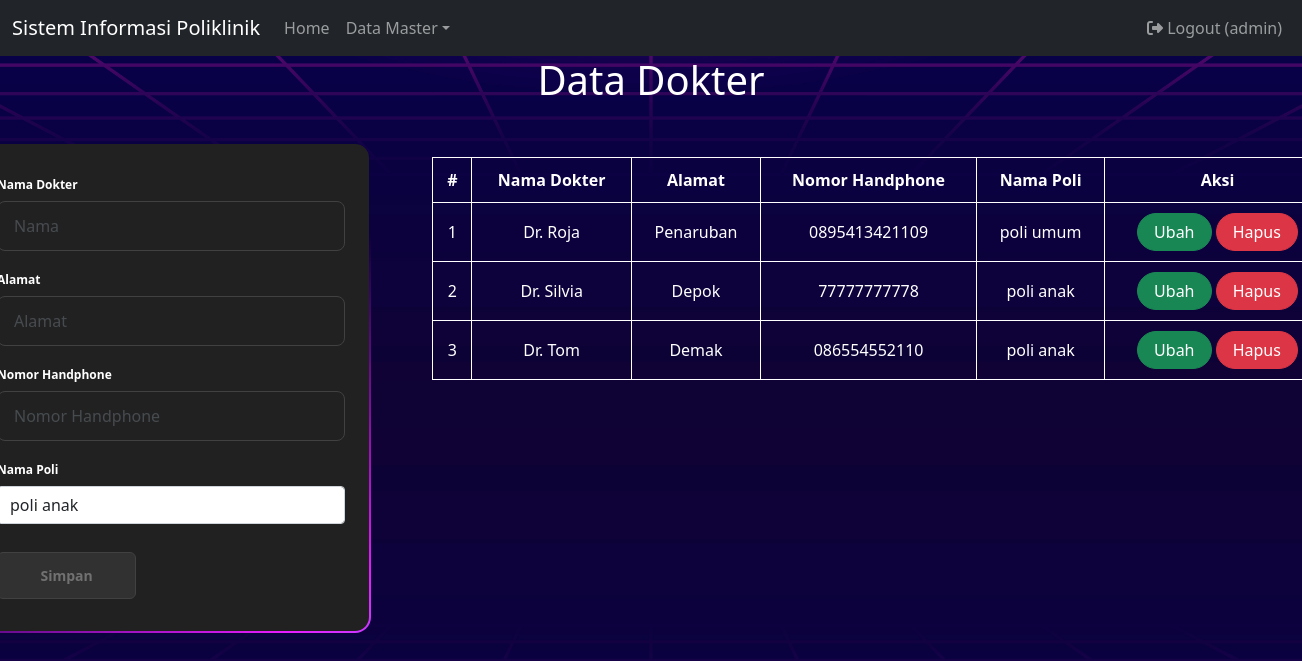
/index.php?page=dokter (signed in), run on the app's committed database.
### tables this page shows
CREATE TABLE `dokter` (
  `id` int(11) UNSIGNED NOT NULL,
  `nama` varchar(255) DEFAULT NULL,
  `alamat` varchar(255) DEFAULT NULL,
  `no_hp` varchar(50) DEFAULT NULL,
  `id_poli` int(11) UNSIGNED NOT NULL
);

CREATE TABLE `poli` (
  `id` int(11) UNSIGNED NOT NULL,
  `nama_poli` varchar(25) NOT NULL,
  `keterangan` text NOT NULL
);

### dokter.php (the view, shortened to what this page needs)
<?php
include 'koneksi.php';
$nama = '';
$alamat = '';
$no_hp = '';
$id_poli = '';
?>
<div class="container">
    <div class="header">
        <h1>Data Dokter</h1>
    </div>
    <div class="row">
        <div class="col-md-3">
            <div class="form-container">
                <form class="form" method="POST" action="" name="myForm" onsubmit="return(validate());">
                    <div class="form-group">
                        <label for="inputNama" class="form-label fw-bold">Nama Dokter</label>
                        <input type="text" class="form-control" name="nama" id="inputNama" placeholder="Nama" value="<?php echo $nama ?>">
                    </div>
                    <div class="form-group">
                        <label for="inputAlamat" class="form-label fw-bold">Alamat</label>
                        <input type="text" class="form-control" name="alamat" id="inputAlamat" placeholder="Alamat" value="<?php echo $alamat ?>">
                    </div>
                    <div class="form-group">
                        <label for="inputNo_hp" class="form-label fw-bold">Nomor Handphone</label>
                        <input type="text" class="form-control" name="no_hp" id="inputNo_hp" placeholder="Nomor Handphone" value="<?php echo $no_hp ?>">
                    </div>
                    <div class="form-group">
                        <label for="inputNama" class="form-label fw-bold">Nama Poli</label>
                        <select class="form-control" name="id_poli">
                            <?php
                            $poli = mysqli_query($mysqli, "SELECT * FROM poli");
                            while ($data = mysqli_fetch_array($poli)) {
                                $selected = ($data['id'] == $id_poli) ? 'selected="selected"' : '';
                                ?>
                                <option value="<?php echo $data['id'] ?>" <?php echo $selected ?>><?php echo $data['nama_poli'] ?></option>
                            <?php
                            }
                            ?>
                        </select>
                    </div>
                    <div class="form-group">
                        <button type="submit" class="form-submit-btn" name="simpan">Simpan</button>
                    </div>
                </form>
            </div>
        </div>
        <div class="col-md-8 table-container">
            <table class="custom-table table-hover">
                <thead>
                    <tr>
                        <th scope="col">#</th>
                        <th scope="col">Nama Dokter</th>
                        <th scope="col">Alamat</th>
                        <th scope="col">Nomor Handphone</th>
                        <th scope="col">Nama Poli</th>
                        <th scope="col">Aksi</th>
                    </tr>
                </thead>
                <tbody>
                    <?php
                    $result = mysqli_query(
                        $mysqli, "SELECT dokter.*, poli.nama_poli as 'nama_poli' FROM dokter LEFT JOIN poli  ON (dokter.id_poli=poli.id) ORDER BY id"
                    );
                    $no = 1;
                    while ($data = mysqli_fetch_array($result)) {
                    ?>
                        <tr>
                            <td><?php echo $no++ ?></td>
                            <td><?php echo $data['nama'] ?></td>
                            <td><?php echo $data['alamat'] ?></td>
                            <td><?php echo $data['no_hp'] ?></td>
                            <td><?php echo $data['nama_poli'] ?></td>
                            <td>
                                <a class="btn btn-success rounded-pill px-3" href="index.php?page=dokter&id=<?php echo $data['id'] ?>">Ubah</a>
                                <a class="btn btn-danger rounded-pill px-3" href="index.php?page=dokter&id=<?php echo $data['id'] ?>&aksi=hapus">Hapus</a>
                            </td>
                        </tr>
                    <?php
                    }
                    ?>
                </tbody>
            </table>
        </div>
    </div>
</div>

### css/style.css (style rules this page uses)
body { background-image: url('../img/bg.jpg'); background-size: cover; background-position: center; height: 100vh; margin: 0; display: flex; flex-direction: column; animation: fadeIn 1s ease-in-out; }
.container { flex: 1; display: flex; flex-direction: column; align-items: center; justify-content: flex-start; }
.header { text-align: center; color: #fff; }
.form-container { width: 400px; background: linear-gradient(#212121, #212121) padding-box, linear-gradient(145deg, transparent 35%,#e81cff, #40c9ff) border-box; border: 2px solid transparent; padding: 32px 24px; font-size: 14px; font-family: inherit; color: white; display: flex; flex-direction: column; gap: 20px; box-sizing: border-box; border-radius: 16px; background-size: 200% 100%; animation: gradient 5s ease infinite; margin-top: 30px; margin-right: 120vh; }
.form-container .form { display: flex; flex-direction: column; gap: 20px; }
.form-container .form-group { display: flex; flex-direction: column; gap: 2px; }
.form-container .form-group label { display: block; margin-bottom: 5px; color: white; font-weight: 600; font-size: 12px; }
.form-container .form-group input, .form-container .form-group textarea { width: 100%; padding: 12px 16px; border-radius: 8px; color: #fff; font-family: inherit; background-color: transparent; border: 1px solid #414141; }
.form-container .form-group input::placeholder { opacity: 0.5; }
.form-container .form-submit-btn { display: flex; align-items: flex-start; justify-content: center; align-self: flex-start; font-family: inherit; color: #717171; font-weight: 600; width: 40%; background: #313131; border: 1px solid #414141; padding: 12px 16px; font-size: inherit; gap: 8px; margin-top: 8px; cursor: pointer; border-radius: 6px; }
.table-container { margin-top:30px; margin-left:auto; }
.custom-table { background-color: transparent; width: 100%; margin-top: 15px; border-collapse: collapse; }
.custom-table th, .custom-table td { color: white; padding: 10px; text-align: center; border: 1px solid white; }

### data on the page
dokter: nama "Dr. Roja", alamat "Penaruban", no_hp "0895413421109", id_poli.nama_poli "poli umum"
dokter: nama "Dr. Silvia", alamat "Depok", no_hp "77777777778", id_poli.nama_poli "poli anak"
dokter: nama "Dr. Tom", alamat "Demak", no_hp "086554552110", id_poli.nama_poli "poli anak"

### other printed values
$_SESSION['username'] "admin"
form field id_poli "poli anak"
